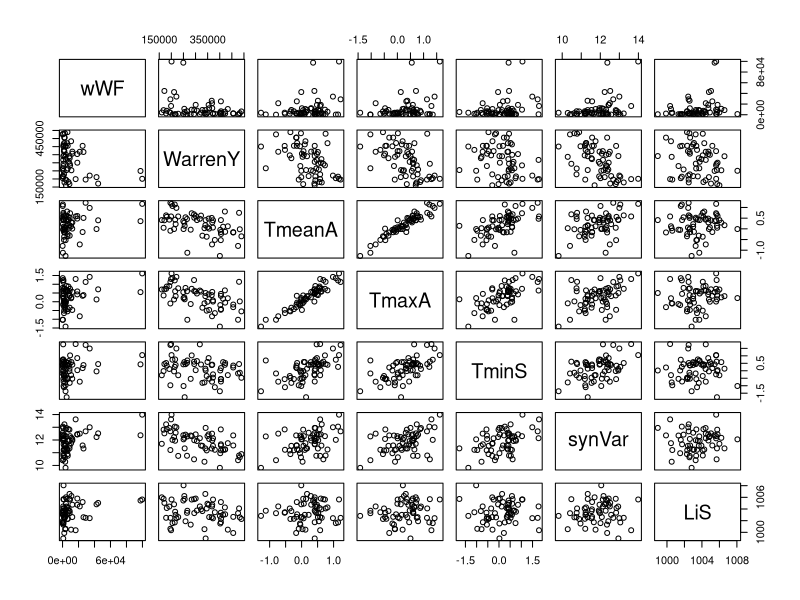
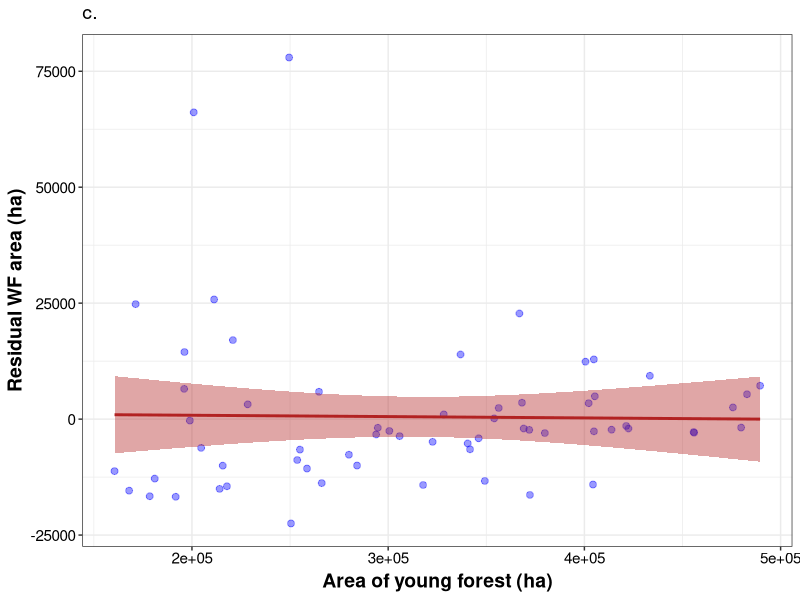
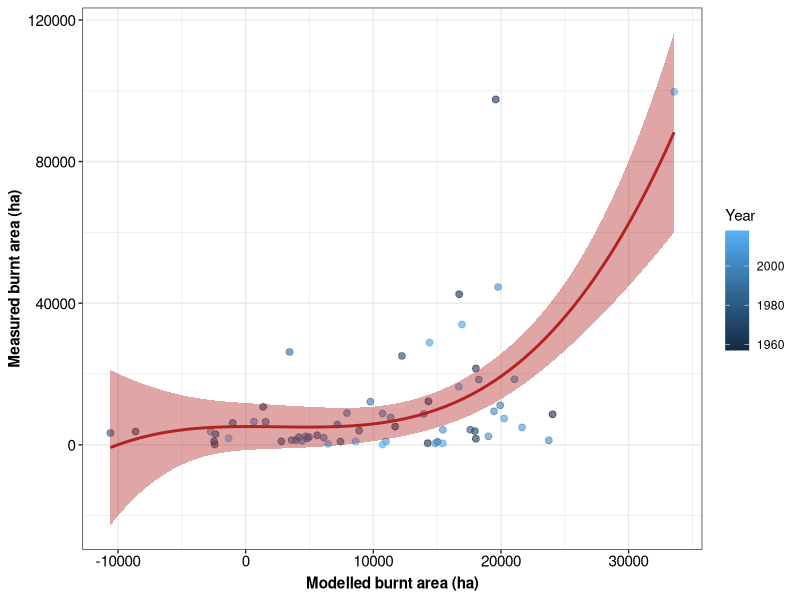

The R source for these figures, in order:
#SCRIPT 2. Climatic drivers and leverage recalculation
#Part 1 Searches for correlations between wildfire and potential climatic drivers
#Constructs simple models for the most likely drivers

library(ggplot2)
library(patchwork)
library(tidyverse)
library(splines)

#CLIMATIC DATA
SA <- read.csv("climFireDat.csv")%>%
  mutate(synVar = HdA+LdA,
         wWF = Warren)

#####################################################################
testSet <- c("Year", "wWF", "SW", "SWf", "SA", "SAf")
colNames <- c("Year", "wWF", "SW", "SWf", "SA", "SAf", "Year_p", "wWF_p", "SW_p", "SWf_p", "SA_p", "SAf_p")
n <- names(SA)
Climatic <- n[10:length(n)]
res2 <- as.data.frame(Climatic)
for(i in colNames){
  res2[,i] <- NA
}

#Loop through columns finding correlations
cola <- 2
colb <- 8
for (test in 1:length(testSet)) {
  refN <- which( colnames(SA)==testSet[test] )
 for (row in 1:length(Climatic)) {
  r1 <- (cor.test(SA[ ,refN],SA[,(row+9)]))
  p1 <- round(as.numeric(r1$p.value), 3)
  if (p1 <= 0.05) {
    c1 <- round(as.numeric(r1$estimate),3)
  } else {
    c1 <- ""
    p1 <- ""
  }
  res2[row,cola] <- c1
  res2[row,colb] <- p1
 }
  cola <- cola+1
  colb <- colb+1
}

write.csv(res2, "Table_S3.csv")

#Create a subset of Warren predictors
library(dplyr)
subWarren <- SA %>%
  select("wWF", "WarrenY", "TmeanA", "TmaxA", "TminS", "synVar", "LiS")

cortab <- as.data.frame(round(cor(subWarren),3))
write.csv(cortab, "Table_S4.csv")

# Create Fig. S4
windows(10,10)
pairs(subWarren)


##############################
# Part 2. Calculate leverage for Warren Bioregion, including climatic drivers
# NB: Basic leverage result will differ slightly from that in script 1 as the starting year is 1957 rather than 1954


# Build a function to extract a p value from linear model object
# Source: https://gettinggeneticsdone.blogspot.com/2011/01/rstats-function-for-extracting-f-test-p.html
lmp <- function (modelobject) {
  if (class(modelobject) != "lm") stop("Not an object of class 'lm' ")
  f <- summary(modelobject)$fstatistic
  p <- pf(f[1],f[2],f[3],lower.tail=F)
  attributes(p) <- NULL
  return(p)
}

colNames <- c("p", "Rsq", "Leverage", "Age_p", "AIC")
Model <- c("Y", "synVar", "TmaxA", "LiS", 
           "Y+synVar", "Y+TmaxA", "Y+LiS", 
           "synVar+TmaxA", "synVar+LiS", "TmaxA+LiS", 
           "Y+synVar+TmaxA", "Y+synVar+LiS", "Y+TmaxA+LiS",
           "synVar+TmaxA+LiS", "Y+synVar+TmaxA+LiS")
res3 <- as.data.frame(Model)
for(i in colNames){
  res3[,i] <- NA
}

# Y
Mod<-lm(SA$wWF ~ SA$WarrenY)
Ma <- summary(Mod)
Ma_r <- round(as.numeric(Ma$r.squared),3)
Ma_Yp <- round(as.numeric(Ma$coefficients[8]),3)
if (Ma_Yp < 0.05) {
  Ma_YL <- -1*round(as.numeric(Ma$coefficients[2]),3)  
} else {
  Ma_YL <- "N.S."
}
Ma_p <- round(lmp(Mod),3)
Ma_AIC <- round(AIC(Mod),1)
res3[1,2] <- Ma_p
res3[1,3] <- Ma_r
res3[1,4] <- Ma_YL
res3[1,5] <- Ma_Yp
res3[1,6] <- Ma_AIC

# synVar
Mod<-lm(SA$wWF ~ SA$synVar)
Mb <- summary(Mod)
Mb_r <- round(as.numeric(Mb$r.squared),3)
Mb_p <- round(lmp(Mod),3)
Mb_AIC <- round(AIC(Mod),1)
res3[2,2] <- Mb_p
res3[2,3] <- Mb_r
res3[2,6] <- Mb_AIC


# TmaxA
Mod<-lm(SA$wWF ~ SA$TmaxA)
Mc <- summary(Mod)
Mc_r <- round(as.numeric(Mc$r.squared),3)
Mc_p <- round(lmp(Mod),3)
Mc_AIC <- round(AIC(Mod),1)
res3[3,2] <- Mc_p
res3[3,3] <- Mc_r
res3[3,6] <- Mc_AIC


# LiS
Mod<-lm(SA$wWF ~ SA$LiS)
Md <- summary(Mod)
Md_r <- round(as.numeric(Md$r.squared),3)
Md_p <- round(lmp(Mod),3)
Md_AIC <- round(AIC(Mod),1)
res3[4,2] <- Md_p
res3[4,3] <- Md_r
res3[4,6] <- Md_AIC

# Y+synVar
Mod<-lm(SA$wWF ~ SA$WarrenY + SA$synVar)
Mab <- summary(Mod)
Mab_r <- round(as.numeric(Mab$r.squared),3)
Mab_Yp <- round(as.numeric(Mab$coefficients[11]),3)
if (Mab_Yp < 0.05) {
  Mab_YL <- -1*round(as.numeric(Mab$coefficients[2]),3)  
} else {
  Mab_YL <- "N.S."
}
Mab_p <- round(lmp(Mod),3)
Mab_AIC <- round(AIC(Mod),1)
res3[5,2] <- Mab_p
res3[5,3] <- Mab_r
res3[5,4] <- Mab_YL
res3[5,5] <- Mab_Yp
res3[5,6] <- Mab_AIC

# Y+TmaxA
Mod<-lm(SA$wWF ~ SA$WarrenY + SA$TmaxA)
Mac <- summary(Mod)
Mac_r <- round(as.numeric(Mac$r.squared),3)
Mac_Yp <- round(as.numeric(Mac$coefficients[11]),3)
if (Mac_Yp < 0.05) {
  Mac_YL <- -1*round(as.numeric(Mac$coefficients[2]),3)  
} else {
  Mac_YL <- "N.S."
}
Mac_p <- round(lmp(Mod),3)
Mac_AIC <- round(AIC(Mod),1)
res3[6,2] <- Mac_p
res3[6,3] <- Mac_r
res3[6,4] <- Mac_YL
res3[6,5] <- Mac_Yp
res3[6,6] <- Mac_AIC

# Y+LiS
Mod<-lm(SA$wWF ~ SA$WarrenY + SA$LiS)
Mad <- summary(Mod)
Mad_r <- round(as.numeric(Mad$r.squared),3)
Mad_Yp <- round(as.numeric(Mad$coefficients[11]),3)
if (Mad_Yp < 0.05) {
  Mad_YL <- -1*round(as.numeric(Mad$coefficients[2]),3)  
} else {
  Mad_YL <- "N.S."
}
Mad_p <- round(lmp(Mod),3)
Mad_AIC <- round(AIC(Mod),1)
res3[7,2] <- Mad_p
res3[7,3] <- Mad_r
res3[7,4] <- Mad_YL
res3[7,5] <- Mad_Yp
res3[7,6] <- Mad_AIC

# synVar+TmaxA
Mod<-lm(SA$wWF ~ SA$synVar + SA$TmaxA)
Mbc <- summary(Mod)
Mbc_r <- round(as.numeric(Mbc$r.squared),3)
Mbc_p <- round(lmp(Mod),3)
Mbc_AIC <- round(AIC(Mod),1)
res3[8,2] <- Mbc_p
res3[8,3] <- Mbc_r
res3[8,6] <- Mbc_AIC

# synVar+LiS
Mod<-lm(SA$wWF ~ SA$synVar + SA$LiS)
Mbd <- summary(Mod)
Mbd_r <- round(as.numeric(Mbd$r.squared),3)
Mbd_p <- round(lmp(Mod),3)
Mbd_AIC <- round(AIC(Mod),1)
res3[9,2] <- Mbd_p
res3[9,3] <- Mbd_r
res3[9,6] <- Mbd_AIC

# TmaxA+LiS
Mod<-lm(SA$wWF ~ SA$TmaxA + SA$LiS)
Mcd <- summary(Mod)
Mcd_r <- round(as.numeric(Mcd$r.squared),3)
Mcd_p <- round(lmp(Mod),3)
Mcd_AIC <- round(AIC(Mod),1)
res3[10,2] <- Mcd_p
res3[10,3] <- Mcd_r
res3[10,6] <- Mcd_AIC

# Y+synVar+TmaxA
Mod<-lm(SA$wWF ~ SA$WarrenY + SA$synVar + SA$TmaxA)
Mabc <- summary(Mod)
Mabc_r <- round(as.numeric(Mabc$r.squared),3)
Mabc_Yp <- round(as.numeric(Mabc$coefficients[14]),3)
if (Mabc_Yp < 0.05) {
  Mabc_YL <- -1*round(as.numeric(Mab$coefficients[2]),3)  
} else {
  Mabc_YL <- "N.S."
}
Mabc_p <- round(lmp(Mod),3)
Mabc_AIC <- round(AIC(Mod),1)
res3[11,2] <- Mabc_p
res3[11,3] <- Mabc_r
res3[11,4] <- Mabc_YL
res3[11,5] <- Mabc_Yp
res3[11,6] <- Mabc_AIC

# Y+synVar+LiS
Mod<-lm(SA$wWF ~ SA$WarrenY + SA$synVar + SA$LiS)
Mabd <- summary(Mod)
Mabd_r <- round(as.numeric(Mabd$r.squared),3)
Mabd_Yp <- round(as.numeric(Mabd$coefficients[14]),3)
if (Mabd_Yp < 0.05) {
  Mabd_YL <- -1*round(as.numeric(Mabd$coefficients[2]),3)  
} else {
  Mabd_YL <- "N.S."
}
Mabd_p <- round(lmp(Mod),3)
Mabd_AIC <- round(AIC(Mod),1)
res3[12,2] <- Mabd_p
res3[12,3] <- Mabd_r
res3[12,4] <- Mabd_YL
res3[12,5] <- Mabd_Yp
res3[12,6] <- Mabd_AIC

# Y+TmaxA+LiS
Mod<-lm(SA$wWF ~ SA$WarrenY + SA$TmaxA + SA$LiS)
Macd <- summary(Mod)
Macd_r <- round(as.numeric(Macd$r.squared),3)
Macd_Yp <- round(as.numeric(Macd$coefficients[14]),3)
if (Macd_Yp < 0.05) {
  Macd_YL <- -1*round(as.numeric(Macd$coefficients[2]),3)  
} else {
  Macd_YL <- "N.S."
}
Macd_p <- round(lmp(Mod),3)
Macd_AIC <- round(AIC(Mod),1)
res3[13,2] <- Macd_p
res3[13,3] <- Macd_r
res3[13,4] <- Macd_YL
res3[13,5] <- Macd_Yp
res3[13,6] <- Macd_AIC

# synVar+TmaxA+LiS
Mod<-lm(SA$wWF ~ SA$synVar + SA$TmaxA + SA$LiS)
Mbcd <- summary(Mod)
Mbcd_r <- round(as.numeric(Mbcd$r.squared),3)
Mbcd_p <- round(lmp(Mod),3)
Mbcd_AIC <- round(AIC(Mod),1)
res3[14,2] <- Mbcd_p
res3[14,3] <- Mbcd_r
res3[14,6] <- Mbcd_AIC

# Y+synVar+TmaxA+LiS
Mod<-lm(SA$wWF ~ SA$WarrenY + SA$synVar + SA$TmaxA + SA$LiS)
Mabcd <- summary(Mod)
Mabcd_r <- round(as.numeric(Mabcd$r.squared),3)
Mabcd_Yp <- round(as.numeric(Mabcd$coefficients[17]),3)
if (Mabcd_Yp < 0.05) {
  Mabcd_YL <- -1*round(as.numeric(Mabcd$coefficients[2]),3)  
} else {
  Mabcd_YL <- "N.S."
}
Mabcd_p <- round(lmp(Mod),3)
Mabcd_AIC <- round(AIC(Mod),1)
res3[15,2] <- Mabcd_p
res3[15,3] <- Mabcd_r
res3[15,4] <- Mabcd_YL
res3[15,5] <- Mabcd_Yp
res3[15,6] <- Mabcd_AIC

write.csv(res3, "Table_S5.csv")

# Graph the climatic model for Warren bioregion

SA <- SA%>%
  mutate(warrenMod = 8337*synVar+2616*LiS-2713795,
         warRes = wWF - warrenMod)

names(SA)

# Create Fig. 1c
windows(4.7,4.5)
ggplot(SA , aes(y = warRes , x = WarrenY))+
  geom_point(alpha = 0.4, size = 2, colour = "blue")+ 
  ggtitle("c.") +
  geom_smooth(method = "lm", formula = y ~ bs(x, degree=1), color= "firebrick",
              fill = "firebrick", alpha = 0.4) +
  labs(x = "Area of young forest (ha)", y = "Residual WF area (ha)" ) +
  theme_bw() +
  theme(axis.text.x  = element_text(vjust=1.5, size=11, colour = "black"),
        axis.text.y  = element_text(size=11, colour = "black"),
        axis.title.y = element_text(face="bold", size=14),
        axis.title.x = element_text(face="bold", size=14),
        plot.title = element_text(vjust=1.5, size=14, colour = "black"))

#Find Rsq for leverage against climate-corrected data
cor <- cor.test(SA$warRes, SA$WarrenY)
Rsq <- as.numeric(cor$statistic)^2


# Fig S5
windows(5,4)
ggplot(SA , aes(y = wWF , x = warrenMod, colour = Year))+
  geom_point(alpha = 0.6, size = 2)+ 
  geom_smooth(method = "lm", formula = y ~ bs(x, degree=3), color= "firebrick",
              fill = "firebrick", alpha = 0.4) +
  labs(x = "Modelled burnt area (ha)", y = "Measured burnt area (ha)" ) +
  theme_bw() +
  theme(axis.text.x  = element_text(vjust=1.5, size=11, colour = "black"),
        axis.text.y  = element_text(size=11, colour = "black"),
        axis.title.y = element_text(face="bold", size=11),
        axis.title.x = element_text(face="bold", size=11))

